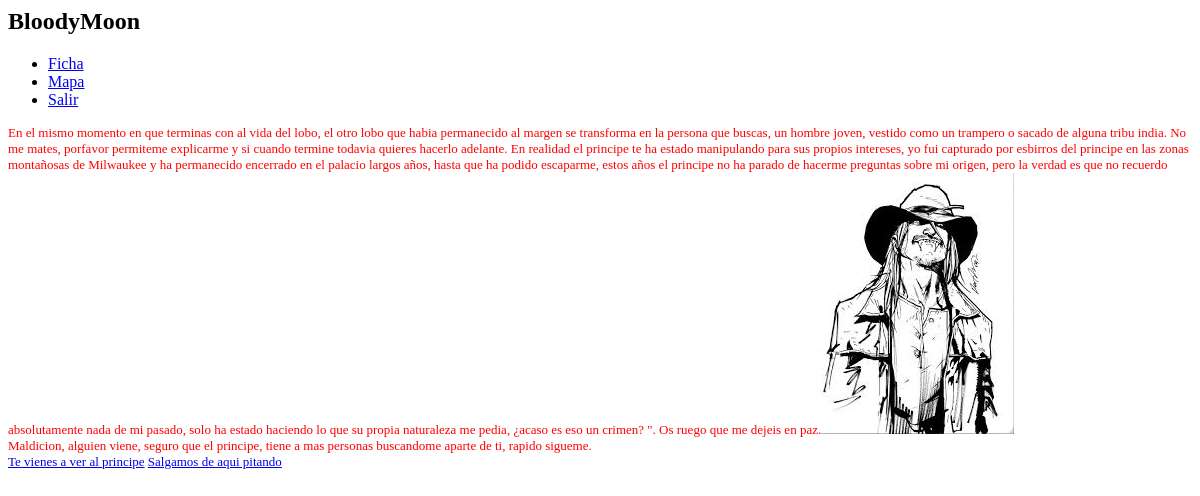
Page /conversacion_zoo.php (signed in) on the committed database.
### tables this page shows
CREATE TABLE IF NOT EXISTS `escena` (
`ID` int(11) NOT NULL,
  `nombre` text NOT NULL,
  `descripcion` text NOT NULL,
  `imagen` text NOT NULL,
  `visitada` tinyint(4) DEFAULT NULL
);

### conversacion_zoo.php (the view, shortened to what this page needs)
<html>
<head>
   <link rel="stylesheet" type="text/css" href="estilo.css" >
 <link rel="stylesheet" href="http://code.jquery.com/mobile/1.0a4.1/jquery.mobile-1.0a4.1.min.css" />
</head>
<body>
    <div data-role="page">
    <div data-role="header">
        <h2>BloodyMoon</h2>
	<div data-role="navbar">
   <ul>
      <li><a href="ficha.php" data-icon="grid" >Ficha</a></li>
      <li><a href="mapa.php" data-icon="plus">Mapa</a></li>
      <li><a href="logout.php" data-icon="star">Salir</a></li>
   </ul>
</div>
    </div>
    <?php
if(!isset($_SESSION['uid'])){
    echo "Tienes que estar logeado para ver esta pagina!";
}else{
    ?>
    <div data-role="content">
    <?php
    $consulta2="SELECT * FROM escena where ID=19";
    $resultado = mysql_query($consulta2);
    while ($fila = mysql_fetch_assoc($resultado)) {
    echo $fila["descripcion"];
    echo '<img src="'.$fila["imagen"].'">';
   }
?>
<br>
<?php
echo "Maldicion, alguien viene, seguro que el principe, tiene a mas personas buscandome aparte de ti, rapido sigueme.";
?>
<br>
<a href="combate.php" data-role="button" data-mini="true">Te vienes a ver al principe</a>
<a href="refugio.php" data-role="button" data-mini="true">Salgamos de aqui pitando</a>
       </body>
  <?php
}
?>

### estilo.css (style rules this page uses)
[data-role="content"] { font-size:small;font-style:normal;color:red;text-shadow: none; }

### rows in the picture
escena: descripcion "En el mismo momento en que terminas con al vida del lobo, el otro lobo que habia permanecido al margen se transforma en la persona que buscas, un hombre joven, vestido como un trampero o sacado de alguna tribu india. No me mates, porfavor permiteme explicarme y si cuando termine todavia quieres hacerlo adelante. En realidad el principe te ha estado manipulando para sus propios intereses, yo fui capturado por esbirros del principe en las zonas montañosas de Milwaukee y ha permanecido encerrado en el palacio largos años, hasta que ha podido escaparme, estos años el principe no ha parado de hacerme preguntas sobre mi origen, pero la verdad es que no recuerdo absolutamente nada de mi pasado,…", imagen (picture)
